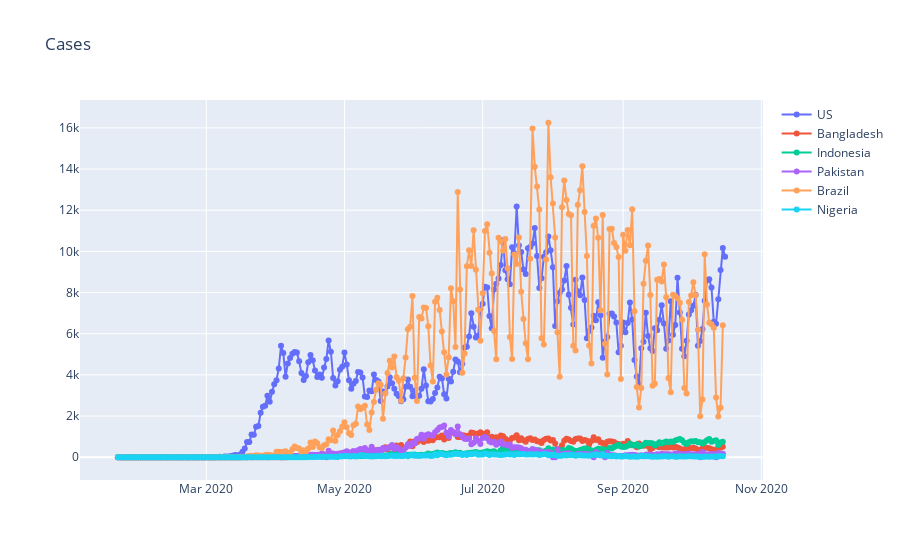

Notebook cell for this chart:
### Markdown cell above
# United States

### Code cell
trace0 = go.Scatter(x=Norm_NewUScases.index, y=Norm_NewUScases["UnitedStates"], 
                    name="US", 
                    mode="lines+markers") 

trace1 = go.Scatter(x=Norm_CountryCases['date'], y=Norm_CountryCases["Bangladesh"], 
                    name="Bangladesh", 
                    mode="lines+markers")  

trace2 = go.Scatter(x=Norm_CountryCases['date'], y=Norm_CountryCases["Indonesia"], 
                    name="Indonesia", 
                    mode="lines+markers") 

trace3 = go.Scatter(x=Norm_CountryCases['date'], y=Norm_CountryCases["Pakistan"], 
                    name="Pakistan", 
                    mode="lines+markers") 

trace4 = go.Scatter(x=Norm_CountryCases['date'], y=Norm_CountryCases["Brazil"], 
                    name="Brazil", 
                    mode="lines+markers") 

trace5 = go.Scatter(x=Norm_CountryCases['date'], y=Norm_CountryCases["Nigeria"], 
                    name="Nigeria", 
                    mode="lines+markers")

mydata = go.Data([trace0, trace1,trace2, trace3,trace4,trace5])

mylayout = go.Layout(
    title="Cases"
)

fig = go.Figure(data=mydata, layout=mylayout)

plotly.offline.iplot(fig, filename = '')

### Figure 1 — Plotly figure (JSON) as saved in the notebook; plotly's stock layout.template omitted (floating-point values rounded to 4 significant figures; data arrays with more than 128 entries replaced by an {"elided": "..."} marker saying what was removed)
{"data": [{"mode": "lines+markers", "name": "US", "type": "scatter", "x": {"elided": "269 str values"}, "y": {"elided": "269 int values"}}, {"mode": "lines+markers", "name": "Bangladesh", "type": "scatter", "x": {"elided": "268 str values"}, "y": {"elided": "268 int values"}}, {"mode": "lines+markers", "name": "Indonesia", "type": "scatter", "x": {"elided": "268 str values"}, "y": {"elided": "268 int values"}}, {"mode": "lines+markers", "name": "Pakistan", "type": "scatter", "x": {"elided": "268 str values"}, "y": {"elided": "268 int values"}}, {"mode": "lines+markers", "name": "Brazil", "type": "scatter", "x": {"elided": "268 str values"}, "y": {"elided": "268 int values"}}, {"mode": "lines+markers", "name": "Nigeria", "type": "scatter", "x": {"elided": "268 str values"}, "y": {"elided": "268 int values"}}], "layout": {"title": {"text": "Cases"}}}
